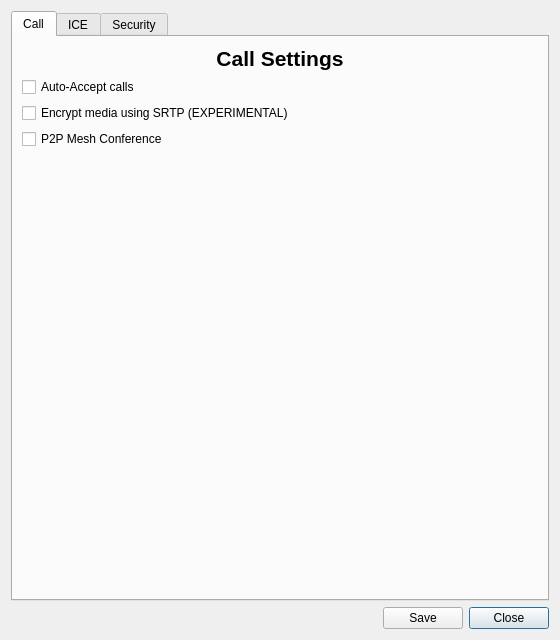
<?xml version="1.0" encoding="UTF-8"?>
<ui version="4.0">
 <class>AdvancedSettings</class>
 <widget class="QDialog" name="AdvancedSettings">
  <property name="geometry">
   <rect>
    <x>0</x>
    <y>0</y>
    <width>560</width>
    <height>640</height>
   </rect>
  </property>
  <property name="windowTitle">
   <string>Advanced Settings</string>
  </property>
  <layout class="QGridLayout" name="gridLayout">
   <item row="3" column="2">
    <widget class="QPushButton" name="advanced_close">
     <property name="text">
      <string>Close</string>
     </property>
    </widget>
   </item>
   <item row="0" column="0" colspan="3">
    <widget class="QTabWidget" name="Advanced">
     <property name="currentIndex">
      <number>0</number>
     </property>
     <widget class="QWidget" name="call">
      <attribute name="title">
       <string>Call</string>
      </attribute>
      <layout class="QGridLayout" name="gridLayout_4">
       <item row="0" column="0" colspan="2">
        <widget class="QLabel" name="call_heading">
         <property name="font">
          <font>
           <pointsize>16</pointsize>
           <bold>true</bold>
          </font>
         </property>
         <property name="text">
          <string>Call Settings</string>
         </property>
         <property name="alignment">
          <set>Qt::AlignCenter</set>
         </property>
        </widget>
       </item>
       <item row="4" column="0" colspan="2">
        <spacer name="verticalSpacer">
         <property name="orientation">
          <enum>Qt::Vertical</enum>
         </property>
         <property name="sizeHint" stdset="0">
          <size>
           <width>20</width>
           <height>40</height>
          </size>
         </property>
        </spacer>
       </item>
       <item row="2" column="0">
        <widget class="QCheckBox" name="srtp_enabled">
         <property name="text">
          <string>Encrypt media using SRTP (EXPERIMENTAL)</string>
         </property>
         <property name="checked">
          <bool>false</bool>
         </property>
        </widget>
       </item>
       <item row="1" column="0">
        <widget class="QCheckBox" name="auto_accept">
         <property name="text">
          <string>Auto-Accept calls</string>
         </property>
        </widget>
       </item>
       <item row="3" column="0">
        <widget class="QCheckBox" name="p2p_conferencing">
         <property name="text">
          <string>P2P Mesh Conference</string>
         </property>
         <property name="checked">
          <bool>false</bool>
         </property>
        </widget>
       </item>
      </layout>
     </widget>
     <widget class="QWidget" name="ice">
      <attribute name="title">
       <string>ICE</string>
      </attribute>
      <layout class="QGridLayout" name="gridLayout_2">
       <item row="5" column="0">
        <widget class="QLabel" name="media_port_label">
         <property name="text">
          <string>First media port</string>
         </property>
        </widget>
       </item>
       <item row="9" column="0" colspan="3">
        <widget class="QLabel" name="stun_warning_label">
         <property name="text">
          <string>Note: Only enable STUN if you are okay with sharing your IP address with the STUN server for address translation purposes.</string>
         </property>
         <property name="wordWrap">
          <bool>true</bool>
         </property>
        </widget>
       </item>
       <item row="8" column="2">
        <widget class="QSpinBox" name="stun_port">
         <property name="minimumSize">
          <size>
           <width>70</width>
           <height>0</height>
          </size>
         </property>
         <property name="maximumSize">
          <size>
           <width>70</width>
           <height>16777215</height>
          </size>
         </property>
         <property name="minimum">
          <number>1</number>
         </property>
         <property name="maximum">
          <number>65535</number>
         </property>
         <property name="value">
          <number>19302</number>
         </property>
        </widget>
       </item>
       <item row="2" column="0" colspan="3">
        <widget class="Line" name="line">
         <property name="enabled">
          <bool>true</bool>
         </property>
         <property name="orientation">
          <enum>Qt::Horizontal</enum>
         </property>
        </widget>
       </item>
       <item row="1" column="0" colspan="3">
        <widget class="QLabel" name="tab_explanation">
         <property name="text">
          <string>ICE is a protocol for finding transport route for the media/RTP in a session. If you are calling from behind a NAT, STUN is used to find the outer IP address, where you can receive packets. STUN is not needed if you have a global IP address or if you are calling inside a LAN.</string>
         </property>
         <property name="wordWrap">
          <bool>true</bool>
         </property>
        </widget>
       </item>
       <item row="3" column="2">
        <widget class="QCheckBox" name="ice_checkbox">
         <property name="text">
          <string/>
         </property>
        </widget>
       </item>
       <item row="0" column="0" colspan="3">
        <widget class="QLabel" name="ice_heading">
         <property name="font">
          <font>
           <pointsize>16</pointsize>
           <bold>true</bold>
          </font>
         </property>
         <property name="text">
          <string>Interactive Connectivity Establishement (ICE)</string>
         </property>
        </widget>
       </item>
       <item row="8" column="0">
        <widget class="QLabel" name="stun_address_label">
         <property name="text">
          <string>STUN server address</string>
         </property>
        </widget>
       </item>
       <item row="10" column="0" colspan="3">
        <spacer name="verticalSpacer_2">
         <property name="orientation">
          <enum>Qt::Vertical</enum>
         </property>
         <property name="sizeHint" stdset="0">
          <size>
           <width>20</width>
           <height>40</height>
          </size>
         </property>
        </spacer>
       </item>
       <item row="5" column="2">
        <widget class="QSpinBox" name="media_port">
         <property name="minimumSize">
          <size>
           <width>70</width>
           <height>0</height>
          </size>
         </property>
         <property name="maximumSize">
          <size>
           <width>70</width>
           <height>16777215</height>
          </size>
         </property>
         <property name="minimum">
          <number>1024</number>
         </property>
         <property name="maximum">
          <number>54535</number>
         </property>
         <property name="value">
          <number>38500</number>
         </property>
        </widget>
       </item>
       <item row="8" column="1">
        <widget class="QLineEdit" name="stun_address">
         <property name="maximumSize">
          <size>
           <width>300</width>
           <height>16777215</height>
          </size>
         </property>
         <property name="text">
          <string>stun.l.google.com</string>
         </property>
         <property name="alignment">
          <set>Qt::AlignCenter</set>
         </property>
        </widget>
       </item>
       <item row="6" column="0">
        <widget class="QLabel" name="stun_enabled_label">
         <property name="text">
          <string>Enable STUN</string>
         </property>
        </widget>
       </item>
       <item row="3" column="0">
        <widget class="QLabel" name="label">
         <property name="text">
          <string>Enable ICE</string>
         </property>
        </widget>
       </item>
       <item row="6" column="2">
        <widget class="QCheckBox" name="stun_enabled">
         <property name="text">
          <string/>
         </property>
        </widget>
       </item>
       <item row="4" column="0">
        <widget class="QLabel" name="label_2">
         <property name="text">
          <string>Use Private Addresses</string>
         </property>
        </widget>
       </item>
       <item row="4" column="2">
        <widget class="QCheckBox" name="local_checkbox">
         <property name="text">
          <string/>
         </property>
        </widget>
       </item>
      </layout>
     </widget>
     <widget class="QWidget" name="security">
      <property name="enabled">
       <bool>false</bool>
      </property>
      <attribute name="title">
       <string>Security</string>
      </attribute>
      <layout class="QGridLayout" name="gridLayout_6">
       <item row="4" column="0">
        <widget class="QLabel" name="Blocked_label">
         <property name="font">
          <font>
           <pointsize>16</pointsize>
          </font>
         </property>
         <property name="text">
          <string>Blocked users</string>
         </property>
        </widget>
       </item>
       <item row="8" column="0" colspan="2">
        <spacer name="verticalSpacer_3">
         <property name="orientation">
          <enum>Qt::Vertical</enum>
         </property>
         <property name="sizeHint" stdset="0">
          <size>
           <width>20</width>
           <height>40</height>
          </size>
         </property>
        </spacer>
       </item>
       <item row="3" column="0" colspan="3">
        <widget class="Line" name="line_5">
         <property name="orientation">
          <enum>Qt::Horizontal</enum>
         </property>
        </widget>
       </item>
       <item row="6" column="0">
        <widget class="QLabel" name="BlockUsernameLabel">
         <property name="text">
          <string>Block contacts from username</string>
         </property>
        </widget>
       </item>
       <item row="1" column="0">
        <widget class="QCheckBox" name="Anon_contacts">
         <property name="text">
          <string>Disallow anonymous contacts</string>
         </property>
        </widget>
       </item>
       <item row="5" column="0" colspan="3">
        <widget class="QTableWidget" name="blockedUsers">
         <property name="columnCount">
          <number>2</number>
         </property>
         <column/>
         <column/>
        </widget>
       </item>
       <item row="2" column="0">
        <widget class="QCheckBox" name="CorrectUsername">
         <property name="text">
          <string>Accept only contacts that know our username</string>
         </property>
        </widget>
       </item>
       <item row="7" column="1">
        <widget class="QPushButton" name="addUserBlock">
         <property name="text">
          <string>Add</string>
         </property>
        </widget>
       </item>
       <item row="7" column="0">
        <widget class="QLineEdit" name="blockUser"/>
       </item>
       <item row="7" column="2">
        <spacer name="horizontalSpacer_2">
         <property name="orientation">
          <enum>Qt::Horizontal</enum>
         </property>
         <property name="sizeHint" stdset="0">
          <size>
           <width>40</width>
           <height>20</height>
          </size>
         </property>
        </spacer>
       </item>
       <item row="0" column="0" colspan="3">
        <widget class="QLabel" name="label_3">
         <property name="font">
          <font>
           <pointsize>16</pointsize>
           <bold>true</bold>
          </font>
         </property>
         <property name="text">
          <string>Security (Not implemented yet)</string>
         </property>
         <property name="alignment">
          <set>Qt::AlignCenter</set>
         </property>
        </widget>
       </item>
      </layout>
     </widget>
    </widget>
   </item>
   <item row="3" column="1">
    <widget class="QPushButton" name="advanced_ok">
     <property name="text">
      <string>Save</string>
     </property>
    </widget>
   </item>
   <item row="3" column="0">
    <spacer name="horizontalSpacer">
     <property name="orientation">
      <enum>Qt::Horizontal</enum>
     </property>
     <property name="sizeHint" stdset="0">
      <size>
       <width>40</width>
       <height>20</height>
      </size>
     </property>
    </spacer>
   </item>
  </layout>
 </widget>
 <tabstops>
  <tabstop>Advanced</tabstop>
  <tabstop>auto_accept</tabstop>
  <tabstop>media_port</tabstop>
  <tabstop>stun_enabled</tabstop>
  <tabstop>stun_address</tabstop>
  <tabstop>stun_port</tabstop>
  <tabstop>Anon_contacts</tabstop>
  <tabstop>CorrectUsername</tabstop>
  <tabstop>blockedUsers</tabstop>
  <tabstop>blockUser</tabstop>
  <tabstop>addUserBlock</tabstop>
  <tabstop>advanced_ok</tabstop>
  <tabstop>advanced_close</tabstop>
 </tabstops>
 <resources/>
 <connections/>
</ui>
